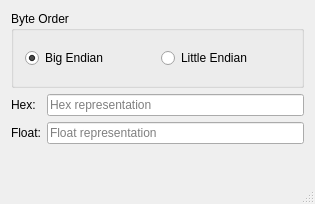
<?xml version="1.0" encoding="UTF-8"?>
<ui version="4.0">
 <class>MainWindow</class>
 <widget class="QMainWindow" name="MainWindow">
  <property name="geometry">
   <rect>
    <x>0</x>
    <y>0</y>
    <width>315</width>
    <height>204</height>
   </rect>
  </property>
  <property name="windowTitle">
   <string>IEEE-754 Converter</string>
  </property>
  <widget class="QWidget" name="centralWidget">
   <layout class="QVBoxLayout" name="verticalLayout">
    <item>
     <widget class="QGroupBox" name="groupBox">
      <property name="title">
       <string>Byte Order</string>
      </property>
      <layout class="QHBoxLayout" name="horizontalLayout">
       <item>
        <widget class="QRadioButton" name="bigEndian">
         <property name="text">
          <string>Big Endian</string>
         </property>
         <property name="checked">
          <bool>true</bool>
         </property>
        </widget>
       </item>
       <item>
        <widget class="QRadioButton" name="littleEndian">
         <property name="text">
          <string>Little Endian</string>
         </property>
        </widget>
       </item>
      </layout>
     </widget>
    </item>
    <item>
     <layout class="QFormLayout" name="formLayout">
      <item row="0" column="0">
       <widget class="QLabel" name="label">
        <property name="text">
         <string>Hex:</string>
        </property>
       </widget>
      </item>
      <item row="0" column="1">
       <widget class="QLineEdit" name="hexLineEdit">
        <property name="placeholderText">
         <string>Hex representation</string>
        </property>
       </widget>
      </item>
      <item row="1" column="0">
       <widget class="QLabel" name="label_2">
        <property name="text">
         <string>Float:</string>
        </property>
       </widget>
      </item>
      <item row="1" column="1">
       <widget class="QLineEdit" name="floatLineEdit">
        <property name="placeholderText">
         <string>Float representation</string>
        </property>
       </widget>
      </item>
     </layout>
    </item>
   </layout>
  </widget>
  <widget class="QStatusBar" name="statusBar"/>
 </widget>
 <layoutdefault spacing="6" margin="11"/>
 <resources/>
 <connections/>
</ui>
